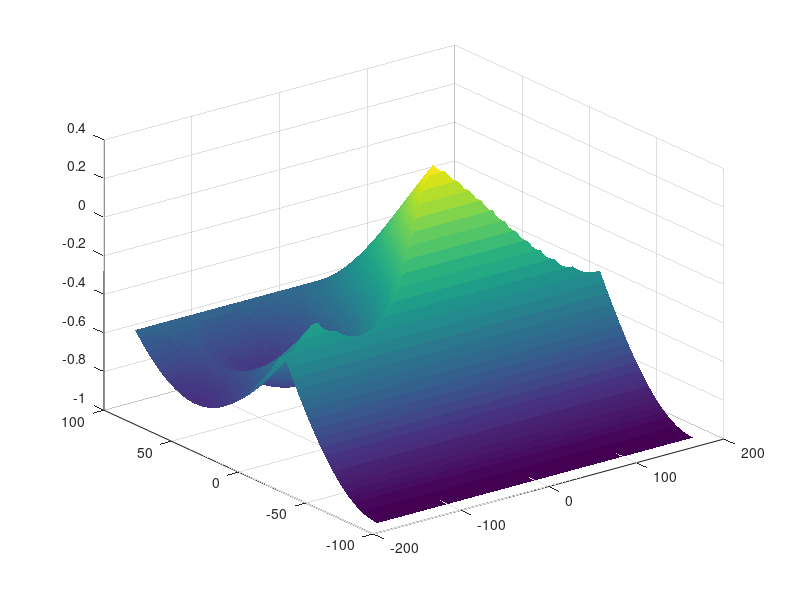

This figure's MATLAB source: (Note: this script raises an error after producing the figure.)
clc; clear; %close all;

v1 = [1 0 0];
v2 = [0 1 0];
v3 = [1 1 1];

v1 = v1/norm(v1);
v2 = v2/norm(v2);
v3 = v3/norm(v3);


% N = 100;
% [A,E] = meshgrid(linspace(-180,180,N), linspace(-90,90,N));
d = 3;
[A,E] = meshgrid(-180:d:180, -90:d:90);
% N = size(A

p1 =  dot([reshape(cosd(A).*cosd(E),1,[]);
    reshape(sind(A).*cosd(E),1,[]);
    reshape(sind(E),1,[])] , repmat(cross(v1,v2)',1,numel(A)));
p1_fix = reshape(p1,size(A));

p2 =  dot([reshape(cosd(A).*cosd(E),1,[]);
    reshape(sind(A).*cosd(E),1,[]);
    reshape(sind(E),1,[])] , repmat(cross(v2,v3)',1,numel(A)));
p2_fix = reshape(p2,size(A));

p3 =  dot([reshape(cosd(A).*cosd(E),1,[]);
    reshape(sind(A).*cosd(E),1,[]);
    reshape(sind(E),1,[])] , repmat(cross(v3,v1)',1,numel(A)));
p3_fix = reshape(p3,size(A));

D_full = reshape(min([p3;p2;p1]),size(A));
% D_full = reshape(min([p3;p2;p1]),size(A));
% pos = find(d)
V = v1+v2+v3;
V = V/norm(V);
A_center = [atan2d(V(2),V(1)), atan2d(V(3),norm(V(1:2)))]

clf
mesh(A,E,D_full,'EdgeAlpha',0, 'FaceColor','flat')
% contour(A,E,D_full)
hold on
% surf(A,E,p1_fix,'EdgeAlpha',0.5)
% surf(A,E,p2_fix,'EdgeAlpha',0.5)
% surf(A,E,p3_fix,'EdgeAlpha',0.5)
plot3(A_center(1)*[1 1], A_center(2)*[1 1],...
    2.1*minmax(D_full(:)'),'r-','LineWidth',2)
plot3(-180+A_center(1)*[1 1], -A_center(2)*[1 1],...
    2.1*minmax(D_full(:)'),'r-','LineWidth',2)
% plot3(A_center(1)*[1 1]-180, -A_center(2)*[1 1]-180,...
%     1.1*minmax(D_full(:)'),'r-','LineWidth',2)
% plot3(A_center(1)*[1 1], A_center(2)*[1 1]-180,...
%     1.1*minmax(D_full(:)'),'r-','LineWidth',2)
xlabel('Azimuth from X [deg] ')
ylabel('Elevation from XY [deg] ')
